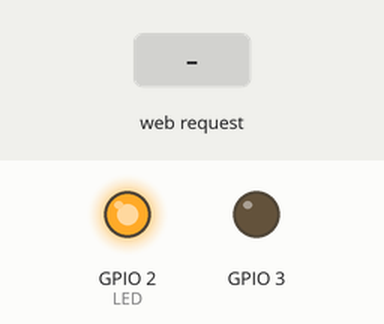
Simulated run of this sketch. Board: ESP8266 (NodeMCU). On the bench: output pins drawn as LEDs (lit = HIGH). The inputs (shaded band) are chosen by the test bench. WiFi joins after 1.5 s; servers stay silent unless stated; uploads are accepted with an empty reply; EEPROM starts erased; what the sketch prints to the serial monitor is not drawn.

Above: at 4.9 s.
5.0 s: HTTP request GET /LED received
At 5.6 s:
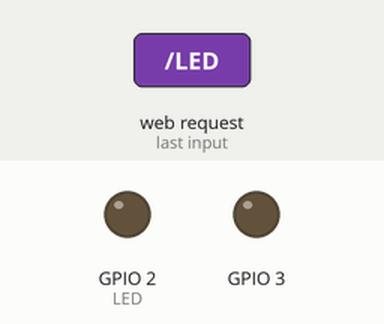
6.5 s: HTTP request GET /LED?SSID_=Disable received
At 7.7 s:
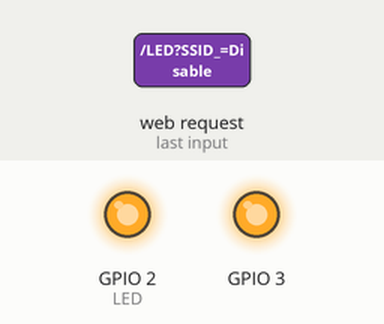
8.0 s: HTTP request GET /LED?SSID_=Enable received
At 9.1 s:
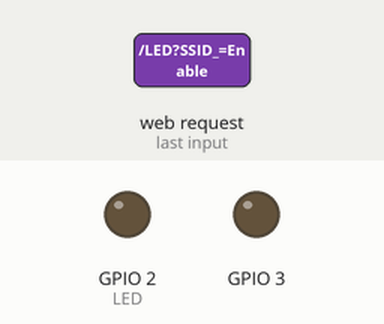
9.5 s: HTTP request GET /LED?PASSWORD_=Disable received
At 10.2 s:
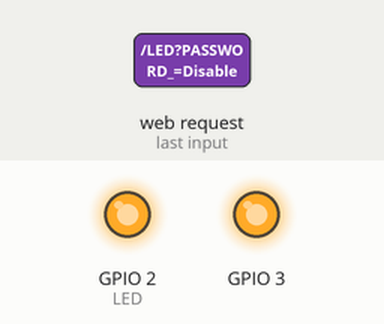
Timing chart, 0 to 12.0 s (numbered marks = the images above; inputs shaded):
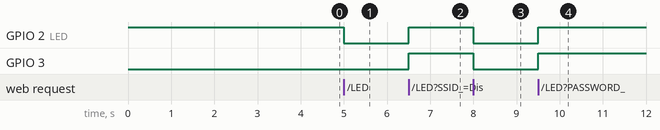

The sketch:

AP-server_with_serial.ino
```cpp
#include <ESP8266WiFi.h>
#include <WiFiClient.h>
#include <ESP8266WebServer.h>
#include <ESP8266HTTPClient.h>
#include <EEPROM.h>


const char *ssid = "**Smart Socket**";
const char *serial = "1596347812";
#define LED 2

String status;
String status_old = "Disable";
bool status_var;

char LAN_SSID[16];
char LAN_PSWD[16];
char ipAddr[16];
String accID;

ESP8266WebServer server(80);
HTTPClient http;
unsigned long timeStart;

void setup() {
  pinMode(LED,OUTPUT);
  digitalWrite(LED,1);
  pinMode(3,OUTPUT);
	timeStart = millis();
	delay(1000);
	readEEPROM(0,16,LAN_SSID);
	readEEPROM(17,16,LAN_PSWD);
	delay(1000);


	if (LAN_SSID[15] =='*') {
	  WiFi.mode(WIFI_AP);
	  WiFi.softAP(ssid);
	} else {
		Serial.println("Connect to WIFI");
  		Serial.print(LAN_SSID);
  		Serial.print(" ");
		Serial.println(LAN_PSWD);
		WiFi.mode(WIFI_STA);
		WiFi.begin(LAN_SSID,LAN_PSWD);
		byte tries = 30;
		while (--tries && WiFi.status() != WL_CONNECTED) {
			delay(500);
  		}

		if (WiFi.status() == WL_CONNECTED) {


  			readEEPROM(34,16,ipAddr);
  			IPAddress broadCast = WiFi.localIP();
    		String ip;
		    for(int i = 0; i < 4; i++) {
		    	ip += String(broadCast[i]);
		      	if(i < 3)ip += ".";
		  	}

			for(int i = 0; i<16;i++) {
				if(ip[i]!= ipAddr[i]) {
					reqToChangeIP(ip);
					writeEEPROM(34,16,strdup(ip.c_str()));
					break;
				}
			}

  		}


		if (WiFi.status() != WL_CONNECTED)  {
		    WiFi.mode(WIFI_AP);
		    WiFi.softAP(ssid);
		}

	}

	if(LAN_SSID[15] =='*'){
	  server.on("/", []() {
	    server.send(200, "text/html", first_conncet());
	  });
	  server.on("/config", []() {
	    writeEEPROM(0,16,strdup((server.arg("SSID_").c_str())));
	    writeEEPROM(17,33,strdup((server.arg("PASSWORD_").c_str())));
	    server.send(200, "text/html", "OK" );
	    delay(1000);
	    ESP.restart();
	  });
	}
	else {

		server.on("/", []() {
			server.send(200, "text/html", normal_conncet());
		});

		server.on("/LED", [](){
			server.send(200, "text/html", chek_control());
			});

	  	server.on("/clean_ssid", []() {
	  		char * ssid_ = strdup(ssid);
		    writeEEPROM(0,16,ssid_);
		    server.send(200, "text/html", "OK" );
		    delay(1000);
		    ESP.restart();
		});
/*
		server.on("/Sensor", []() {
			server.send(200, "text/html", getSensorProperty());
		});
*/
	  	server.on("/config", []() {
	  		writeEEPROM(0,16,strdup((server.arg("SSID_").c_str())));
	    	writeEEPROM(17,33,strdup((server.arg("PASSWORD_").c_str())));
	    	server.send(200, "text/html", "OK" );
	    	delay(1000);
	    	ESP.restart();
	    });
	}

  server.begin();
}


void loop() {
  server.handleClient();
  if(millis() - timeStart > 5000 && accID == "") {
  	timeStart = millis();
  	reqToChangeIP(String(ipAddr));
  }
}

String first_conncet() {
  String data = "<!DOCTYPE HTML> ";
  data += "<html> ";
  data += "<head> ";
  data += "<meta charset='utf-8'> ";
  data += "<title>Welcome to Smart Socket</title> ";
  data += "</head> ";

  data += "<body> ";
  data += "<h1 align='center'> Welcome <hr> </h1> ";
  data += "<h2 align='center'> This is first connection.  <p> Plese to input SSID and password of Your WIFI</p> </h2> ";
  data += "<form action='config' align='center'>";
  data += "<p> <b> SSID : </b><input type='text' name='SSID_'></p>";
  data += "<p> <b> PASSWORD : </b><input type='text' name='PASSWORD_'></p>";
  data += "<p><button type='submit'>Restart</button></p>";
  data += "</form>";

  data += "</body> ";
  data += "</html> ";
  return data;
}
String normal_conncet() {
  String data = "<!DOCTYPE HTML> ";
  data += "<html> ";
  data += "<head> ";
  data += "<meta charset='utf-8'> ";
  data += "<title>Welcome to Smart Socket</title> ";
  data += "</head> ";

  data += "<body> ";
  data += "<h1 align='center'> Welcome <hr> </h1> ";

  data += "<h2 align='center'> This is normal connection.  <p> If your want to clean SSID and password click button</p> </h2> ";
  data += "<form action='clean_ssid' align='center'>";
  data += "<p><button type='submit'>CLEAN</button></p>";
  data += "</form>";

  data += "<hr> <p> if your want change SSID do it this <hr> </p>";
  data += "<form action='config' align='center'>";
  data += "<p> <b> SSID : </b><input type='text' name='SSID_'></p>";
  data += "<p> <b> PASSWORD : </b><input type='text' name='PASSWORD_'></p>";
  data += "<p><button type='submit'>Restart</button></p>";
  data += "</form>";

  data += "</body> ";
  data += "</html> ";
  return data;
}

void writeEEPROM(int startAdr, int laenge, char* writeString) {
  EEPROM.begin(512); //Max bytes of eeprom to use
  yield();
  //write to eeprom
  for (int i = 0; i < laenge; i++) {
      EEPROM.write(startAdr + i, writeString[i]);
      Serial.print(writeString[i]);
    }
  EEPROM.commit();
  EEPROM.end();
}

void readEEPROM(int startAdr, int maxLength, char* dest) {
  EEPROM.begin(512);
  delay(10);
  for (int i = 0; i < maxLength; i++) {
      dest[i] = char(EEPROM.read(startAdr + i));
    }
  EEPROM.end();
}

void reqToChangeIP(String ip) {
	if (WiFi.status() == WL_CONNECTED) {
    IPAddress broadCast = WiFi.localIP();
        String ip;
        for(int i = 0; i < 4; i++) {
          ip += String(broadCast[i]);
            if(i < 3)ip += ".";
        }
	    String url;
	    url += "http://192.168.43.56/service/add_socket.php?";
	    url += "serial=";
	    url += String(serial);
	    url += "&ip=";
      url += ip;
	    http.begin(url);
	    int httpCode = http.GET();
	    if (httpCode > 0) {
	    	String payload = http.getString();
	        if(payload != NULL && payload != "repeat") accID = payload;
	      }
	    http.end();
	}
}

String chek_control() {
  status = server.arg(0);
  if(status != status_old){
    if(status == "Enable")status_var = false;
    else if(status == "Disable")status_var = true;
    status_old = status;
    digitalWrite(3,status_var);
    digitalWrite(LED,status_var);

    }

    delay(10);
    return status;
  }
/*
String getSensorProperty() {
  DS18B20.requestTemperatures();
  return String(DS18B20.getTempCByIndex(0));
}
*/
```

Measured:
- after the input at 5.0 s, GPIO 2 (LED): HIGH → LOW at once
- after the input at 6.5 s, GPIO 2 (LED), GPIO 3: LOW → HIGH at once
- after the input at 8.0 s, GPIO 2 (LED), GPIO 3: HIGH → LOW at once
- after the input at 9.5 s, GPIO 2 (LED), GPIO 3: LOW → HIGH at once
